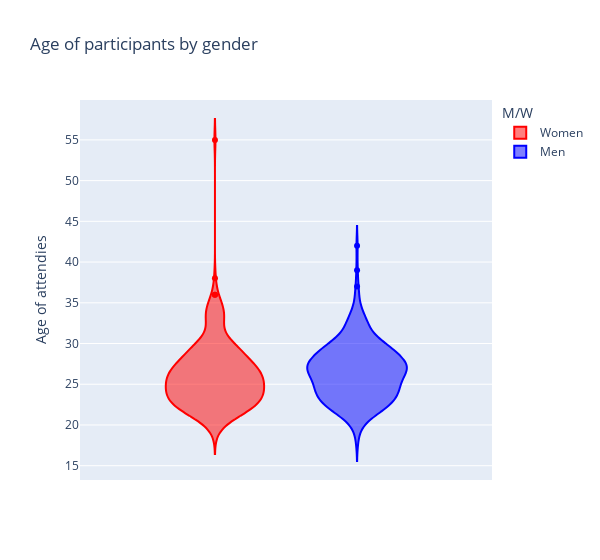

Notebook code for this chart:
### Code cell
age_fig = px.violin(
                age, 
                y=age["age"], 
                title = "Age of participants by gender", 
                color="M/W", 
                width=600, 
                color_discrete_sequence= ["red", "blue"], 
                labels = {"age": "Age of attendies"}
                )

age_fig.show()

### Figure 1 — Plotly figure (JSON) as saved in the notebook; plotly's stock layout.template omitted (floating-point values rounded to 4 significant figures; data arrays with more than 128 entries replaced by an {"elided": "..."} marker saying what was removed)
{"data": [{"alignmentgroup": "True", "box": {"visible": false}, "hovertemplate": "M/W=Women<br>Age of attendies=%{y}<extra></extra>", "legendgroup": "Women", "marker": {"color": "red"}, "name": "Women", "offsetgroup": "Women", "orientation": "v", "scalegroup": "True", "showlegend": true, "type": "violin", "x0": " ", "xaxis": "x", "y": {"elided": "274 int values"}, "y0": " ", "yaxis": "y"}, {"alignmentgroup": "True", "box": {"visible": false}, "hovertemplate": "M/W=Men<br>Age of attendies=%{y}<extra></extra>", "legendgroup": "Men", "marker": {"color": "blue"}, "name": "Men", "offsetgroup": "Men", "orientation": "v", "scalegroup": "True", "showlegend": true, "type": "violin", "x0": " ", "xaxis": "x", "y": {"elided": "277 int values"}, "y0": " ", "yaxis": "y"}], "layout": {"legend": {"title": {"text": "M/W"}, "tracegroupgap": 0}, "title": {"text": "Age of participants by gender"}, "violinmode": "group", "width": 600, "xaxis": {"anchor": "y", "domain": [0, 1]}, "yaxis": {"anchor": "x", "domain": [0, 1], "title": {"text": "Age of attendies"}}}}
